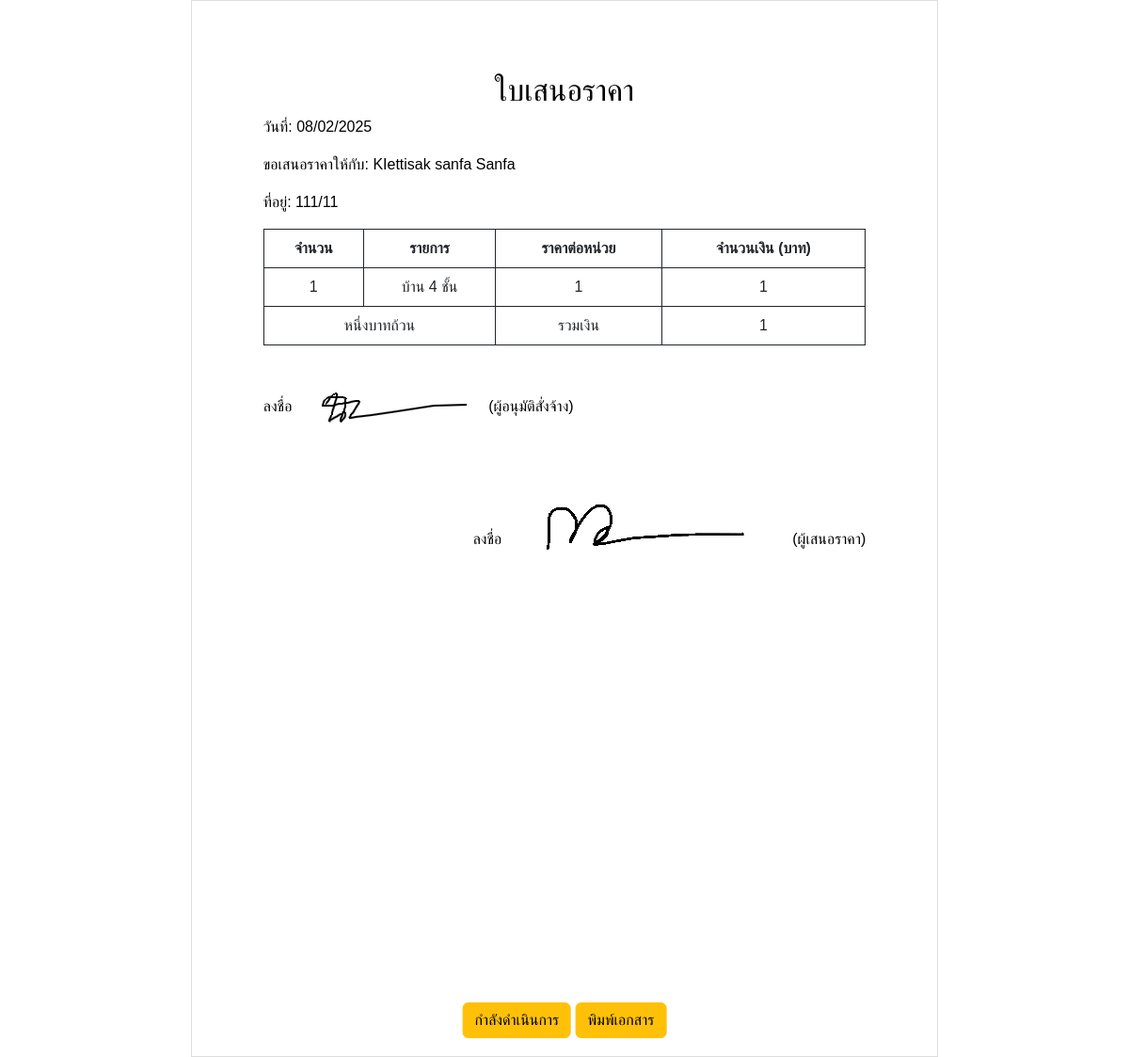
The app's page /quotation_view/202502081/ (signed in) with its own data.
### pApp/models.py (models this page shows)
class quotation(models.Model):
    number = models.CharField(max_length=10)
    url = models.CharField(max_length=255, blank=True, null=True)
    date = models.DateField(null=True, blank=True)
    name = models.CharField(max_length=25)
    lastName = models.CharField(max_length=25)
    address = models.CharField(max_length=50)
    tel = models.CharField(max_length=10)
    totalPrice = models.IntegerField()
    quotation_status = models.CharField(max_length=10)

class order(models.Model):
    amount = models.IntegerField()
    orderName = models.CharField(max_length=25)
    price = models.IntegerField()
    total = models.IntegerField()
    quotation = models.ForeignKey(
        quotation,on_delete=models.CASCADE, related_name="orders"
    )  # เพิ่ม ForeignKey เพื่อเชื่อมโยงกับ quotation

### pApp/backEnd/quotation_view.py (the view)
# urls.py: path('quotation_view/<str:quotation_number>/', quotation_view.quotation_view, name='quotation_view'),  # ใช้ฟังก์ชัน quotation_view
def quotation_view(request, quotation_number):
    quotation_data = get_object_or_404(quotation, number=quotation_number)
    orders = quotation_data.orders.all()  # ใช้ related_name สำหรับดึง orders
    return render(request, 'quotation_view.html',
    {
        'quotation': quotation_data,
        'orders': orders,
        'show_button': True  # กำหนดให้แสดงปุ่มเฉพาะที่หน้า quotation_view
    })

### pApp/templatetags/custom_filters.py (called while the page is built)
def bahttext(value):
    from num2words import num2words
    try:
        value = float(value)
        text = num2words(value, lang='th') + "บาทถ้วน"
        return text
    except:
        return value

### pApp/templates/quotation_view.html (shortened to what this page needs)
<!DOCTYPE html>
<html lang="th">
    {% load static %}
<head>
    <link rel="stylesheet" href="https://cdn.jsdelivr.net/npm/bootstrap@5.3.0/dist/css/bootstrap.min.css">
</head>
<body>
    <div class="container">
        <div class="header">
            <h2 class="text-center">ใบเสนอราคา</h2>
        </div>
        <p>วันที่: {{ quotation.date|date:"d/m/Y" }}</p>
        <p>ขอเสนอราคาให้กับ: {{ quotation.name }} {{ quotation.lastName }}</p>
        <p>ที่อยู่: {{ quotation.address }}</p>
        <table class="table table-bordered border-dark">
            <thead  style="text-align: center;">
                <tr>
                    <th>จำนวน</th>
                    <th>รายการ</th>
                    <th>ราคาต่อหน่วย</th>
                    <th>จำนวนเงิน (บาท)</th>
                </tr>
            </thead>
            <tbody style="text-align: center;">
                {% for order in orders %}
                <tr>
                    <td>{{ order.amount }}</td>
                    <td>{{ order.orderName }}</td>
                    <td>{{ order.price }}</td>
                    <td>{{ order.total }}</td>
                </tr>
            {% endfor %}
                <tr>
                    {% load custom_filters %}
                    <td colspan="2">{{ quotation.totalPrice|bahttext }}</td>
                    <td >รวมเงิน</td>
                    <td>{{ quotation.totalPrice }}</td>
                </tr>
            </tbody>
        </table>
        <div >
            <div class="text-start me-auto">
                <p>ลงชื่อ <img src="{% static 'signature/' %}{{ quotation.number }}.png" alt="Signature" class="signature-img">  (ผู้อนุมัติสั่งจ้าง)</p>
            </div>
            <div class="text-end ms-auto">
                <p>ลงชื่อ <img src="{% static 'signature.png' %}" alt="Signature" class="signature-img">  (ผู้เสนอราคา)</p>
            </div>
        </div>
</div>
<div class="text-center mt-4 footer-buttons">
    {% if show_button %}
        {% if user.is_authenticated and user.is_staff %}
            <button id="toggleButton" type="button" class="{% if quotation.quotation_status == '0' %}btn btn-danger{% else %}btn btn-warning{% endif %}">
                {% if quotation.quotation_status == "0" %}ดำเนินการเสร็จสิ้น{% else %}กำลังดำเนินการ{% endif %}
            </button> <button class="btn  btn-warning" onclick="window.print()">พิมพ์เอกสาร</button>
        {% endif %}
    {% endif %}
</div>
    <br>
</body>
</html>
<body >
</body>

### pApp/templates/quotation_view.html (style rules this page uses)
body { font-family: "Sarabun", sans-serif; background-color: white; color: black; margin: 0; padding: 0; display: flex; justify-content: center; min-height: auto; }
.container { width: 21cm; min-height: 29.7cm; padding: 2cm; border: 1px solid #ddd; background: white; box-sizing: border-box; display: flex; flex-direction: column; }
.footer-buttons { position: absolute; bottom: 20px; left: 50%; transform: translateX(-50%); }

### records on screen
quotation: date "08/02/2025", name "KIettisak sanfa", lastName "Sanfa", address "111/11", totalPrice|bahttext "หนึ่งบาทถ้วน", totalPrice "1", number (picture)
order: amount "1", orderName "บ้าน 4 ชั้น", price "1", total "1"
